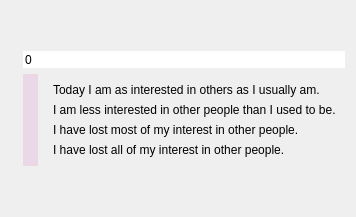
          <widget class="QWidget" name="pageOne">
           <layout class="QGridLayout" name="gridLayout_16">
            <item row="2" column="0">
             <spacer name="verticalSpacer_25">
              <property name="orientation">
               <enum>Qt::Vertical</enum>
              </property>
              <property name="sizeHint" stdset="0">
               <size>
                <width>20</width>
                <height>40</height>
               </size>
              </property>
             </spacer>
            </item>
            <item row="1" column="0">
             <widget class="QFrame" name="frame">
              <layout class="QGridLayout" name="gridLayout_38">
               <property name="leftMargin">
                <number>12</number>
               </property>
               <property name="topMargin">
                <number>0</number>
               </property>
               <property name="rightMargin">
                <number>0</number>
               </property>
               <property name="bottomMargin">
                <number>0</number>
               </property>
               <item row="1" column="0">
                <widget class="QSlider" name="b_slider_12">
                 <property name="styleSheet">
                  <string notr="true">

/* ///////////////////////////////////////////////////////////////
QSlider Colors
/////////////////////////////////////////////////////////////// */

QSlider::handle:vertical {background:rgb(205,88,188);}
QSlider::handle:vertical:hover {background:rgb(245,128,228);}
QSlider::handle:vertical:pressed {background:rgb(155,38,138);}
QSlider::groove:vertical:hover {background:rgba(205,88,188,0.25);}
QSlider::groove:vertical {background:rgba(205,88,188,0.15);}

        </string>
                 </property>
                 <property name="maximum">
                  <number>3</number>
                 </property>
                 <property name="orientation">
                  <enum>Qt::Vertical</enum>
                 </property>
                 <property name="invertedAppearance">
                  <bool>true</bool>
                 </property>
                </widget>
               </item>
               <item row="1" column="1">
                <widget class="QFrame" name="frame_2">
                 <layout class="QVBoxLayout" name="verticalLayout_11">
                  <item>
                   <widget class="QLabel" name="label_42">
                    <property name="text">
                     <string>Today I am as interested in others as I usually am.</string>
                    </property>
                   </widget>
                  </item>
                  <item>
                   <widget class="QLabel" name="label_43">
                    <property name="text">
                     <string>I am less interested in other people than I used to be.</string>
                    </property>
                   </widget>
                  </item>
                  <item>
                   <widget class="QLabel" name="label_44">
                    <property name="text">
                     <string>I have lost most of my interest in other people.</string>
                    </property>
                   </widget>
                  </item>
                  <item>
                   <widget class="QLabel" name="label_45">
                    <property name="text">
                     <string>I have lost all of my interest in other people.</string>
                    </property>
                   </widget>
                  </item>
                 </layout>
                </widget>
               </item>
               <item row="0" column="0" colspan="2">
                <widget class="QSpinBox" name="b_box_12">
                 <property name="frame">
                  <bool>false</bool>
                 </property>
                 <property name="buttonSymbols">
                  <enum>QAbstractSpinBox::NoButtons</enum>
                 </property>
                </widget>
               </item>
              </layout>
             </widget>
            </item>
            <item row="0" column="0">
             <spacer name="verticalSpacer_26">
              <property name="orientation">
               <enum>Qt::Vertical</enum>
              </property>
              <property name="sizeHint" stdset="0">
               <size>
                <width>20</width>
                <height>40</height>
               </size>
              </property>
             </spacer>
            </item>
           </layout>
          </widget>
